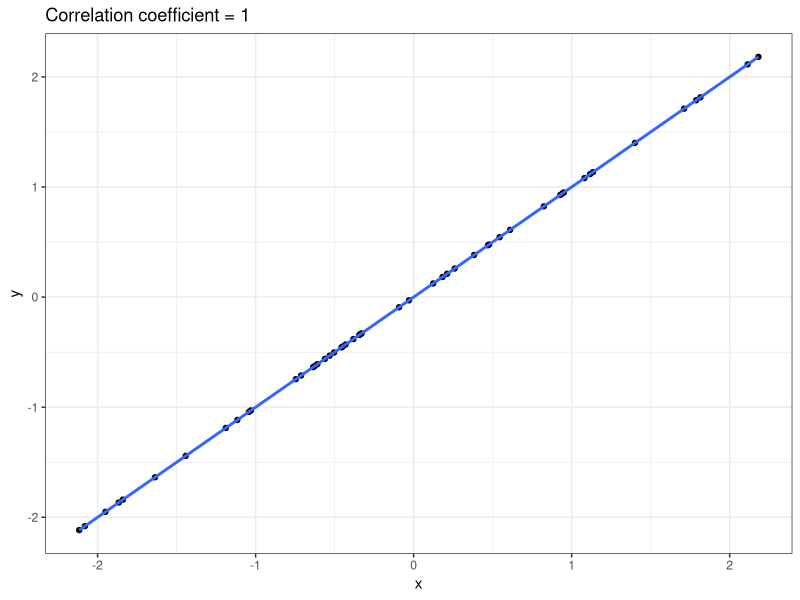
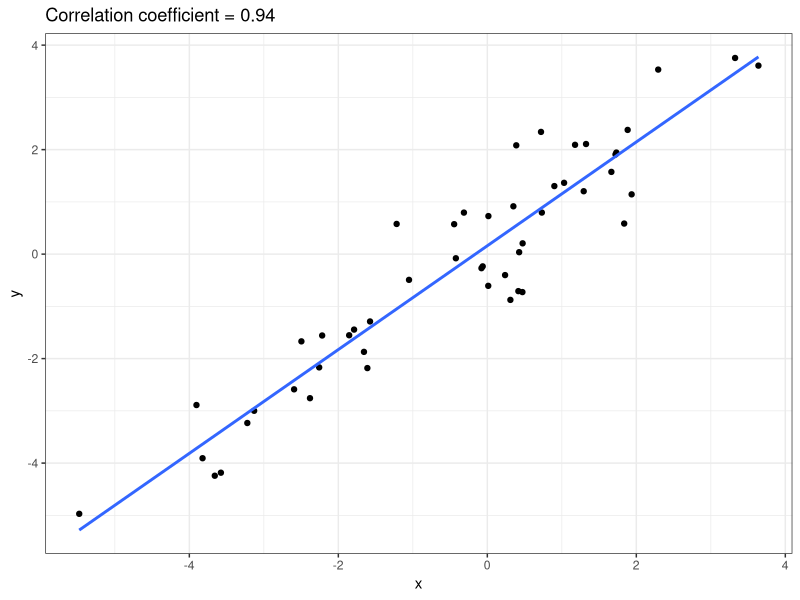
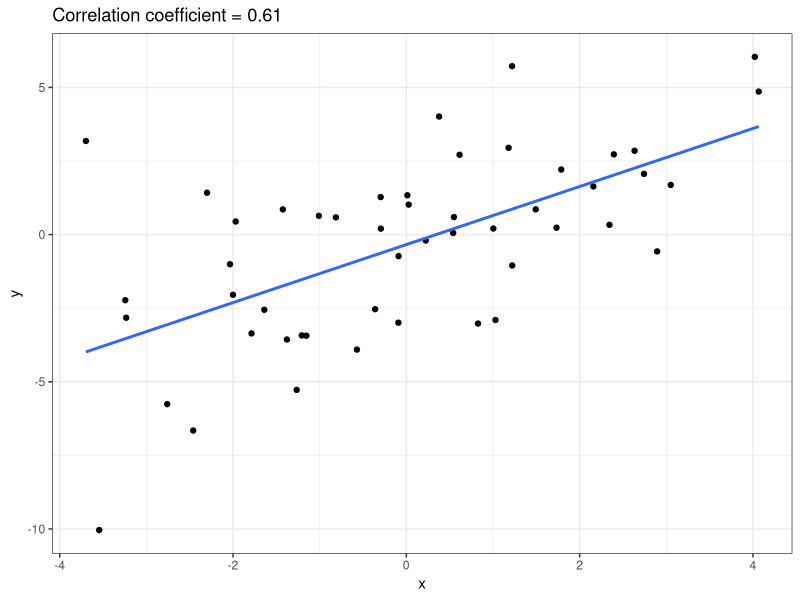
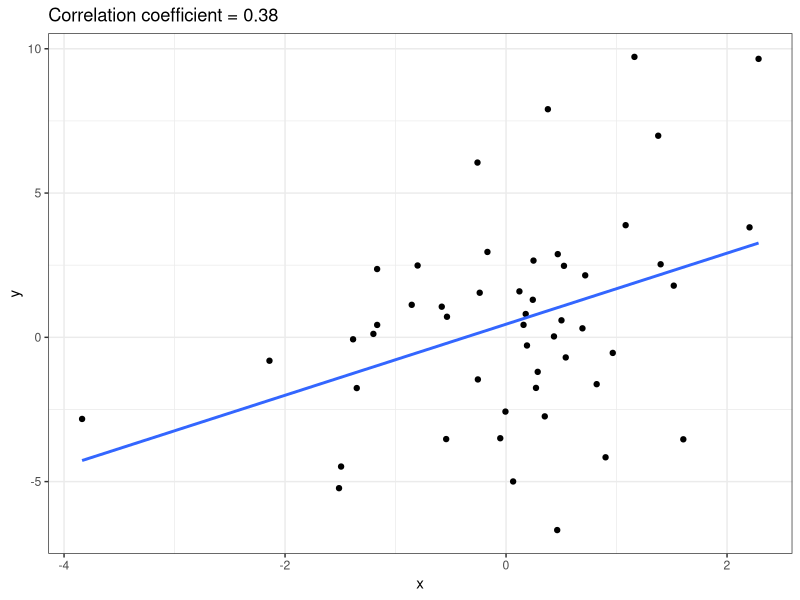
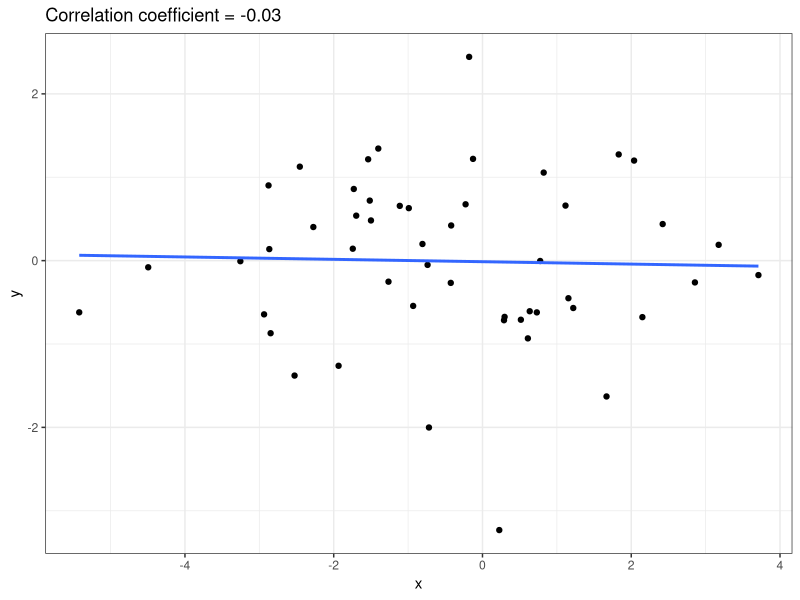
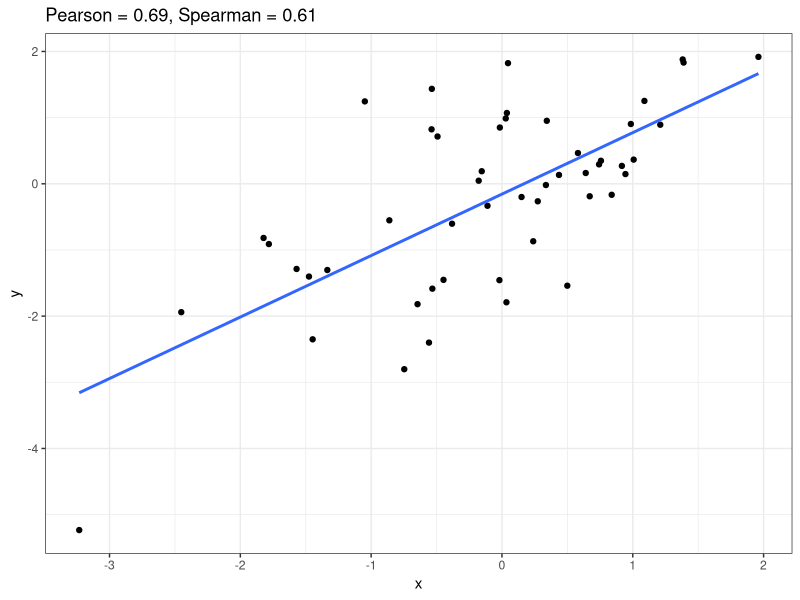
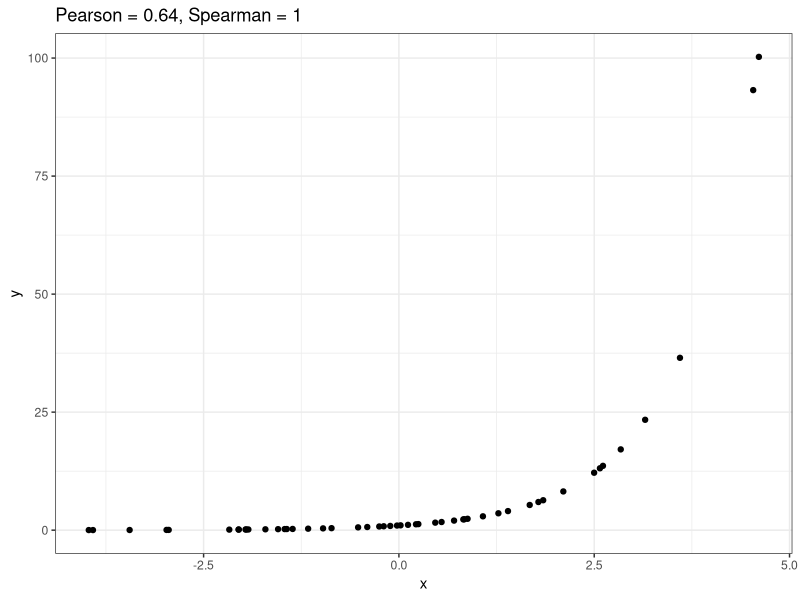

Generate these figures, in order, with R:
## ---- chunk 1
knitr::opts_chunk$set(echo = TRUE)
## ---- chunk 2
library(tidyverse)
theme_set(theme_bw())
## ---- chunk 3
# set seed for reproducibility
set.seed(738)

# Perfect correlation
x <- rnorm(50)
perfect <- data.frame(x=x, y=x)
cor.coef <- round(cor(perfect$x, perfect$y),2)
ggplot(data=perfect, aes(x=x,y=y)) +
  geom_point() +
  ggtitle(paste0("Correlation coefficient = ", cor.coef)) + 
  geom_smooth(method='lm', se=FALSE)

# Strong correlation
x <- rnorm(50,0,2)
strong <- data.frame(x=x, y=x+rnorm(50,0,0.75))
cor.coef <- round(cor(strong$x, strong$y),2)
ggplot(data=strong, aes(x=x,y=y)) +
  geom_point() +
  ggtitle(paste0("Correlation coefficient = ", cor.coef))+ 
  geom_smooth(method='lm', se=FALSE)

# Moderate correlation
x <- rnorm(50,0,2)
moderate <- data.frame(x=x, y=x+rnorm(50,0,2.5))
cor.coef <- round(cor(moderate$x, moderate$y),2)
ggplot(data=moderate, aes(x=x,y=y)) +
  geom_point() +
  ggtitle(paste0("Correlation coefficient = ", cor.coef))+ 
  geom_smooth(method='lm', se=FALSE)

# Weak correlation
x <- rnorm(50,0,1)
weak <- data.frame(x=x, y=x+rnorm(50,0,4))
cor.coef <- round(cor(weak$x, weak$y),2)
ggplot(data=weak, aes(x=x,y=y)) +
  geom_point() +
  ggtitle(paste0("Correlation coefficient = ", cor.coef))+ 
  geom_smooth(method='lm', se=FALSE)

# No correlation
x <- rnorm(50,0,2)
none <- data.frame(x=x, y=rnorm(50),0,2)
cor.coef <- round(cor(none$x, none$y),2)
ggplot(data=none, aes(x=x,y=y)) +
  geom_point() +
  ggtitle(paste0("Correlation coefficient = ", cor.coef))+ 
  geom_smooth(method='lm', se=FALSE)
## ---- chunk 4
# Same
x <- rnorm(50,0,1)
corrcomp <- data.frame(x=x, y=x+rnorm(50,0,1))
cor.pearson <- round(cor(corrcomp$x, corrcomp$y, method="pearson"),2)
cor.spearman <- round(cor(corrcomp$x, corrcomp$y, method="spearman"),2)
ggplot(data=corrcomp, aes(x=x,y=y)) +
  geom_point() +
  ggtitle(paste0("Pearson = ", cor.pearson, ", Spearman = ", cor.spearman))+ 
  geom_smooth(method='lm', se=FALSE)

# Different
x <- rnorm(50,0,2)
corrcomp <- data.frame(x=x, y=exp(x))
cor.pearson <- round(cor(corrcomp$x, corrcomp$y, method="pearson"),2)
cor.spearman <- round(cor(corrcomp$x, corrcomp$y, method="spearman"),2)
ggplot(data=corrcomp, aes(x=x,y=y)) +
    geom_point() +
    ggtitle(paste0("Pearson = ", cor.pearson, ", Spearman = ", cor.spearman))
## ---- chunk 5
mcc <- function (study1, study2) {
    BS <- sum(study1 == "Sensitive" & study2 == "Sensitive") 
    BR <- sum(study1 == "Resistant" & study2 == "Resistant") 
    SR <- sum(study1 == "Sensitive" & study2 == "Resistant") 
    RS <- sum(study1 == "Resistant" & study2 == "Sensitive") 
    
    if (BS+SR == 0 | BS+RS == 0 | BR+SR == 0 |  BR+RS ==0){
        mcc <- ((BS*BR)-(SR*RS)) 
    }else{
        mcc <- ((BS*BR)-(SR*RS)) / sqrt(exp((log(BS+SR)+log(BS+RS)+log(BR+SR)+log(BR+RS))))
    }
    return(mcc)
}
## ---- chunk 6
x1 <- c("Sensitive", "Sensitive", "Resistant", "Resistant")
x2 <- c("Sensitive", "Sensitive", "Resistant", "Resistant")
table(x1, x2)
paste("MCC =", mcc(x1, x2))
## ---- chunk 7
x1 <- c("Resistant", "Resistant", "Sensitive", "Sensitive")
x2 <- c("Sensitive", "Sensitive", "Resistant", "Resistant")
table(x1, x2)
paste("MCC =", mcc(x1, x2))
## ---- chunk 8
x1 <- c("Sensitive", "Sensitive", "Resistant", "Resistant", "Sensitive")
x2 <- c("Sensitive", "Sensitive", "Resistant", "Resistant", "Resistant")
table(x1, x2)
paste("MCC =", mcc(x1, x2))
